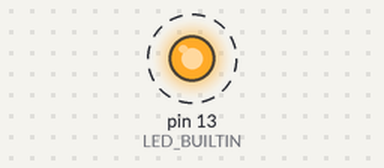
A sketch run on a simulated Arduino Uno, built with avr-gcc and run on an emulated ATmega328P. On the bench: output pins drawn as LEDs (lit = HIGH). Dashed ring = blinking. What the sketch prints to the serial monitor is not drawn.

Above: at 0.2 s.
Timing chart, 0 to 3.0 s (numbered marks = the images above):
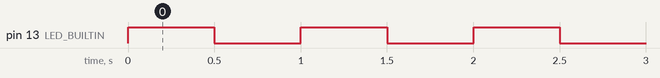

Measured:
- by itself, pin 13 (LED_BUILTIN): alternates HIGH for 0.50 s and LOW for 0.50 s

The sketch:

patterns.ino
```cpp
/*
 * 15 onboard-LED patterns (Uno LED_BUILTIN / pin 13). No extra I/O.
 * Serial 115200. Commands: P:<0-14>  or  P:sos
 * Status JSON about 5 Hz: {"pattern":8,"name":"sos","led":1}
 */

struct Seg {
  uint8_t level;
  uint16_t ms;
};

const Seg P0[] = {{0, 500}};
const Seg P1[] = {{1, 80}, {0, 80}, {1, 80}, {0, 640}};
const Seg P2[] = {{1, 500}, {0, 500}};
const Seg P3[] = {{1, 70}, {0, 70}};
const Seg P4[] = {{1, 850}, {0, 150}};
const Seg P5[] = {{1, 120}, {0, 120}, {1, 120}, {0, 120}, {1, 120}, {0, 800}};
const Seg P6[] = {{1, 160}, {0, 160}, {1, 160}, {0, 720}};
const Seg P7[] = {
    {1, 60}, {0, 60}, {1, 60}, {0, 60}, {1, 60}, {0, 60}, {1, 60}, {0, 60}, {1, 60}, {0, 700}};
const Seg P8[] = {
    {1, 150}, {0, 150}, {1, 150}, {0, 150}, {1, 150}, {0, 450},
    {1, 450}, {0, 150}, {1, 450}, {0, 150}, {1, 450}, {0, 450},
    {1, 150}, {0, 150}, {1, 150}, {0, 150}, {1, 150}, {0, 1050}};
const Seg P9[] = {{1, 40}, {0, 1960}};
const Seg P10[] = {{1, 200}, {0, 100}, {1, 200}, {0, 700}};
const Seg P11[] = {{1, 700}, {0, 700}};
const Seg P12[] = {{1, 80}, {0, 80}, {1, 80}, {0, 80}, {1, 220}, {0, 640}};
const Seg P13[] = {
    {1, 100}, {0, 450},
    {1, 100}, {0, 100}, {1, 100}, {0, 450},
    {1, 100}, {0, 100}, {1, 100}, {0, 100}, {1, 100}, {0, 450},
    {1, 100}, {0, 100}, {1, 100}, {0, 100}, {1, 100}, {0, 100}, {1, 100}, {0, 900}};
const Seg P14[] = {{1, 50}, {0, 50}};

const Seg *const PATS[] = {P0, P1, P2, P3, P4, P5, P6, P7, P8, P9, P10, P11, P12, P13, P14};
const uint8_t PAT_LEN[] = {
    sizeof(P0) / sizeof(Seg),  sizeof(P1) / sizeof(Seg),  sizeof(P2) / sizeof(Seg),
    sizeof(P3) / sizeof(Seg),  sizeof(P4) / sizeof(Seg),  sizeof(P5) / sizeof(Seg),
    sizeof(P6) / sizeof(Seg),  sizeof(P7) / sizeof(Seg),  sizeof(P8) / sizeof(Seg),
    sizeof(P9) / sizeof(Seg),  sizeof(P10) / sizeof(Seg), sizeof(P11) / sizeof(Seg),
    sizeof(P12) / sizeof(Seg), sizeof(P13) / sizeof(Seg), sizeof(P14) / sizeof(Seg)};
const char *const PAT_NAME[] = {
    "off",     "heartbeat", "ready",   "working", "waiting", "success", "warning", "fault",
    "sos",     "sleep",     "linked",  "dropped", "knock",   "tally",   "alarm"};

const uint8_t PAT_COUNT = 15;

uint8_t current = 0;
uint8_t step = 0;
uint8_t led = 0;
unsigned long stepAt = 0;
String rxLine;

int nameToId(const String &n) {
  for (uint8_t i = 0; i < PAT_COUNT; i++) {
    if (n.equalsIgnoreCase(PAT_NAME[i])) {
      return i;
    }
  }
  return -1;
}

void setPattern(uint8_t id) {
  if (id >= PAT_COUNT) {
    return;
  }
  current = id;
  step = 0;
  stepAt = millis();
  led = PATS[id][0].level;
  digitalWrite(LED_BUILTIN, led ? HIGH : LOW);
}

void applyLine(String line) {
  line.trim();
  if (!line.startsWith("P:")) {
    return;
  }
  String rest = line.substring(2);
  rest.trim();
  if (rest.length() == 0) {
    return;
  }
  if (isDigit(rest.charAt(0))) {
    int id = rest.toInt();
    if (id >= 0 && id < PAT_COUNT) {
      setPattern((uint8_t)id);
    }
    return;
  }
  int id = nameToId(rest);
  if (id >= 0) {
    setPattern((uint8_t)id);
  }
}

void pollSerial() {
  while (Serial.available() > 0) {
    char ch = (char)Serial.read();
    if (ch == '\n' || ch == '\r') {
      if (rxLine.length() > 0) {
        applyLine(rxLine);
        rxLine = "";
      }
    } else if (rxLine.length() < 32) {
      rxLine += ch;
    } else {
      rxLine = "";
    }
  }
}

void runPattern() {
  const Seg *seq = PATS[current];
  uint8_t len = PAT_LEN[current];
  unsigned long now = millis();
  if (now - stepAt < seq[step].ms) {
    return;
  }
  stepAt = now;
  step++;
  if (step >= len) {
    step = 0;
  }
  led = seq[step].level;
  digitalWrite(LED_BUILTIN, led ? HIGH : LOW);
}

void setup() {
  pinMode(LED_BUILTIN, OUTPUT);
  Serial.begin(115200);
  setPattern(2);
}

void loop() {
  pollSerial();
  runPattern();

  static unsigned long lastTx = 0;
  unsigned long now = millis();
  if (now - lastTx >= 200) {
    lastTx = now;
    Serial.print(F("{\"pattern\":"));
    Serial.print(current);
    Serial.print(F(",\"name\":\""));
    Serial.print(PAT_NAME[current]);
    Serial.print(F("\",\"led\":"));
    Serial.print(led);
    Serial.println('}');
  }
}
```
